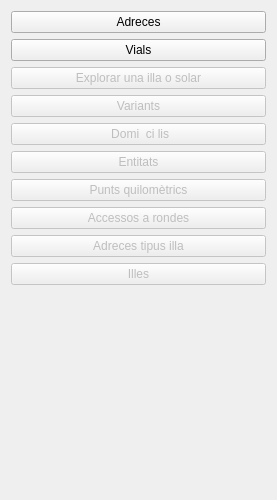
<?xml version="1.0" encoding="UTF-8"?>
<ui version="4.0">
 <class>Form</class>
 <widget class="QWidget" name="Form">
  <property name="geometry">
   <rect>
    <x>0</x>
    <y>0</y>
    <width>277</width>
    <height>500</height>
   </rect>
  </property>
  <property name="maximumSize">
   <size>
    <width>16777215</width>
    <height>500</height>
   </size>
  </property>
  <property name="windowTitle">
   <string>Consultes</string>
  </property>
  <layout class="QGridLayout" name="gridLayout">
   <item row="0" column="0">
    <widget class="QPushButton" name="pushButton_10">
     <property name="text">
      <string>Adreces</string>
     </property>
    </widget>
   </item>
   <item row="1" column="0">
    <widget class="QPushButton" name="pushButton_7">
     <property name="text">
      <string>Vials</string>
     </property>
    </widget>
   </item>
   <item row="2" column="0">
    <widget class="QPushButton" name="pushButton">
     <property name="enabled">
      <bool>false</bool>
     </property>
     <property name="text">
      <string>Explorar una illa o solar</string>
     </property>
    </widget>
   </item>
   <item row="3" column="0">
    <widget class="QPushButton" name="pushButton_6">
     <property name="enabled">
      <bool>false</bool>
     </property>
     <property name="text">
      <string>Variants</string>
     </property>
    </widget>
   </item>
   <item row="4" column="0">
    <widget class="QPushButton" name="pushButton_2">
     <property name="enabled">
      <bool>false</bool>
     </property>
     <property name="text">
      <string> Domi  ci lis</string>
     </property>
    </widget>
   </item>
   <item row="5" column="0">
    <widget class="QPushButton" name="pushButton_3">
     <property name="enabled">
      <bool>false</bool>
     </property>
     <property name="text">
      <string>Entitats</string>
     </property>
    </widget>
   </item>
   <item row="6" column="0">
    <widget class="QPushButton" name="pushButton_4">
     <property name="enabled">
      <bool>false</bool>
     </property>
     <property name="text">
      <string>Punts quilomètrics</string>
     </property>
    </widget>
   </item>
   <item row="7" column="0">
    <widget class="QPushButton" name="pushButton_5">
     <property name="enabled">
      <bool>false</bool>
     </property>
     <property name="text">
      <string>Accessos a rondes</string>
     </property>
    </widget>
   </item>
   <item row="8" column="0">
    <widget class="QPushButton" name="pushButton_8">
     <property name="enabled">
      <bool>false</bool>
     </property>
     <property name="text">
      <string>Adreces tipus illa</string>
     </property>
    </widget>
   </item>
   <item row="9" column="0">
    <widget class="QPushButton" name="pushButton_9">
     <property name="enabled">
      <bool>false</bool>
     </property>
     <property name="text">
      <string>Illes</string>
     </property>
    </widget>
   </item>
   <item row="10" column="0">
    <spacer name="verticalSpacer">
     <property name="orientation">
      <enum>Qt::Vertical</enum>
     </property>
     <property name="sizeHint" stdset="0">
      <size>
       <width>20</width>
       <height>80</height>
      </size>
     </property>
    </spacer>
   </item>
  </layout>
 </widget>
 <resources/>
 <connections/>
</ui>
